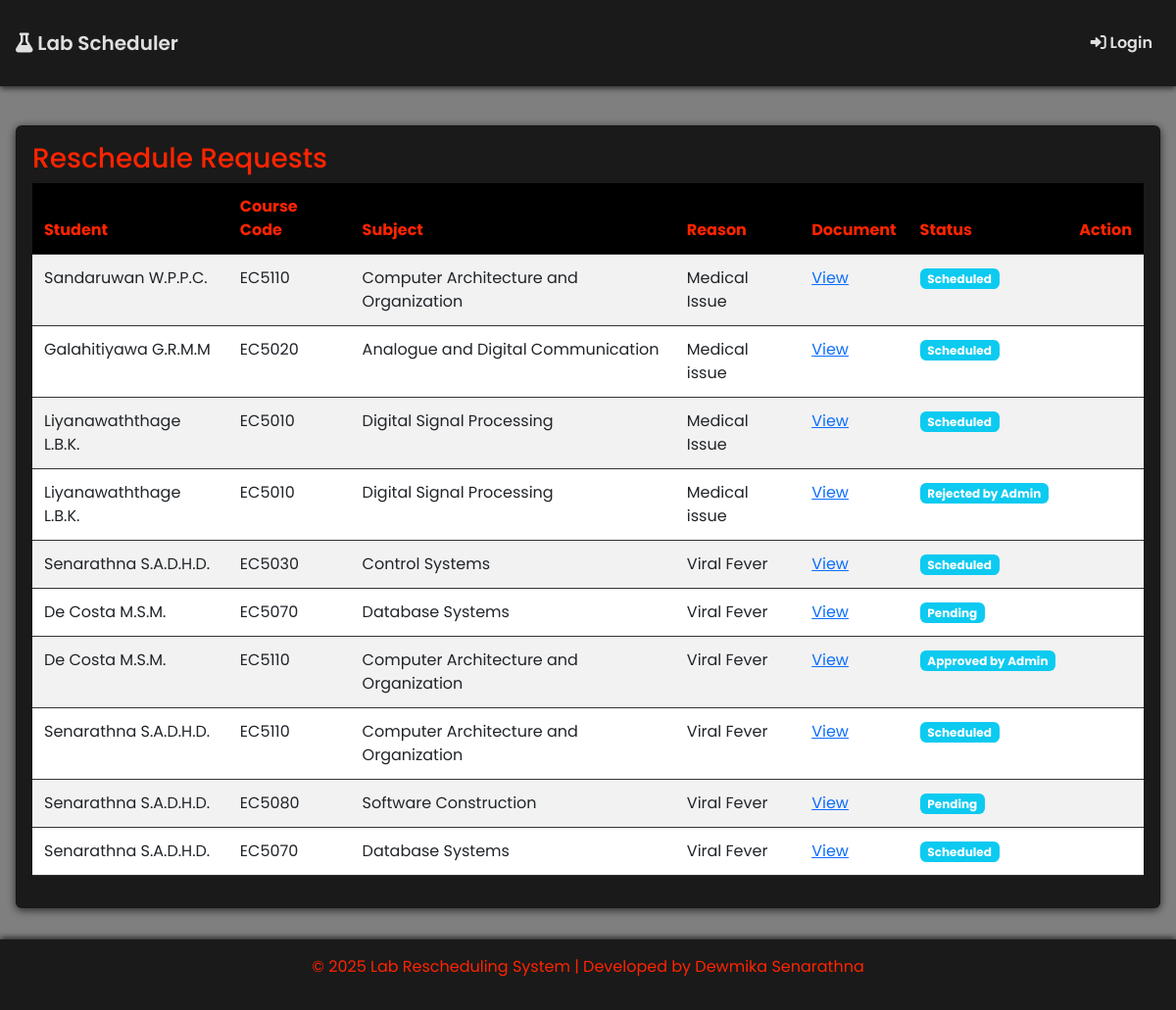
Screenshot of /review_requests.php with the database file from the repository.
### tables this page shows
CREATE TABLE `reschedule_request` (
  `request_id` int(11) NOT NULL,
  `student_id` int(11) DEFAULT NULL,
  `subject_id` int(11) DEFAULT NULL,
  `original_date` date DEFAULT NULL,
  `reason` text DEFAULT NULL,
  `status` enum('Pending','Approved by Admin','Rejected by Admin','Forwarded by Coordinator','Rejected by Coordinator','Scheduled') DEFAULT 'Pending',
  `medical_form` varchar(255) DEFAULT NULL,
  `created_at` timestamp NOT NULL DEFAULT current_timestamp()
);

CREATE TABLE `users` (
  `user_id` int(11) NOT NULL,
  `name` varchar(100) NOT NULL,
  `email` varchar(100) NOT NULL,
  `password` varchar(100) NOT NULL,
  `role` enum('student','coordinator','instructor','admin') NOT NULL
);

CREATE TABLE `subjects` (
  `subject_id` int(11) NOT NULL,
  `name` varchar(100) DEFAULT NULL,
  `course_code` varchar(100) DEFAULT NULL,
  `coordinator_id` int(11) DEFAULT NULL,
  `department_id` int(11) DEFAULT NULL,
  `semester_id` int(11) DEFAULT NULL
);

### review_requests.php (the view, shortened to what this page needs)
<?php
include '../templates/header.php';
require_once '../includes/db.php';
$query = "
  SELECT r.*, s.course_code, s.name AS subject_name, u.name AS student_name
  FROM reschedule_request r
  JOIN subjects s ON r.subject_id = s.subject_id
  JOIN users u ON r.student_id = u.user_id
";
$query .= " ORDER BY r.created_at DESC";
$result = $conn->query($query);
?>
<div class="card">
  <h3>Reschedule Requests</h3>
  <div class="table-responsive">
    <table class="table table-striped">
      <thead>
        <tr>
          <th>Student</th>
          <th>Course Code</th>
          <th>Subject</th>
          <th>Reason</th>
          <th>Document</th>
          <th>Status</th>
          <th>Action</th>
        </tr>
      </thead>
      <tbody>
        <?php while ($row = $result->fetch_assoc()): ?>
          <tr>
            <td><?= htmlspecialchars($row['student_name']) ?></td>
            <td><?= htmlspecialchars($row['course_code']) ?></td>
            <td><?= htmlspecialchars($row['subject_name']) ?></td>
            <td><?= htmlspecialchars($row['reason']) ?></td>
            <td>
              <?php if ($row['medical_form']): ?>
                <a href="../<?= $row['medical_form'] ?>" target="_blank">View</a>
              <?php else: ?>
                N/A
              <?php endif; ?>
            </td>
            <td><span class="badge bg-info"><?= htmlspecialchars($row['status']) ?></span></td>
            <td>
            </td>
          </tr>
        <?php endwhile; ?>
      </tbody>
    </table>
  </div>
</div>
<?php include '../templates/footer.php'; ?>

### header.php (shortened to what this page needs)
<?php
  $dashboardLink = "/lab_rescheduling/pages/index.php";
?>
<!DOCTYPE html>
<html lang="en">
<head>
  <link rel="stylesheet" href="https://cdnjs.cloudflare.com/ajax/libs/font-awesome/6.0.0/css/all.min.css">
  <link href="https://cdn.jsdelivr.net/npm/bootstrap@5.3.0/dist/css/bootstrap.min.css" rel="stylesheet">
  <link rel="stylesheet" href="/lab_rescheduling/assets/css/styles.css">
</head>
<body>
  <nav class="navbar navbar-expand-lg">
    <div class="container">
      <a class="navbar-brand" href="<?= $dashboardLink ?>">
        <i class="fa fa-flask"></i> Lab Scheduler
      </a>
      <div class="collapse navbar-collapse" id="navMenu">
        <ul class="navbar-nav ms-auto">
          <?php if (!empty($_SESSION['user'])): ?>
            <li class="nav-item">
              <a class="nav-link" href="/lab_rescheduling/includes/logout.php">
                <i class="fa fa-sign-out-alt"></i> Logout
              </a>
            </li>
          <?php else: ?>
            <li class="nav-item">
              <a class="nav-link" href="/lab_rescheduling/pages/login.php">
                <i class="fa fa-sign-in-alt"></i> Login
              </a>
            </li>
          <?php endif; ?>
        </ul>
      </div>
    </div>
  </nav>
  <div class="container mt-4">

### footer.php (shortened to what this page needs)
  </div>
  <footer>
    <p>&copy; <?= date("Y") ?> Lab Rescheduling System | Developed by Dewmika Senarathna</p>
  </footer>
</body>
</html>

### styles.css (style rules this page uses)
:root { --bg-dark: #000000; --bg-alt: #1A1A1A; --text-light: #E0E0E0; --text-muted: #FF2400; --accent: #FF2400; --accent-2: #1E90FF; --shadow: rgba(0, 0, 0, 0.7); --radius: 6px; --gap: 1rem; --transition: 0.3s ease; }
* { margin: 0; padding: 0; box-sizing: border-box; }
html, body { height: 100%; }
body { display: flex; flex-direction: column; font-family: 'Poppins', sans-serif; background: linear-gradient(rgba(0,0,0,0.5), rgba(0,0,0,0.5)), url("../img/full-bg.jpg") no-repeat center center fixed; background-size: cover; color: var(--text-light); line-height: 1.5; transition: background var(--transition), color var(--transition); }
.container { flex: 1; max-width: 1200px; margin: 0 auto; padding: var(--gap); }
.navbar { background: var(--bg-alt); box-shadow: 0 2px 6px var(--shadow); }
.navbar-brand, .nav-link { color: var(--text-light) !important; font-weight: 600; transition: color var(--transition); }
form, .card { background: var(--bg-alt); border-radius: var(--radius); box-shadow: 0 2px 8px var(--shadow); padding: var(--gap); margin-bottom: var(--gap); transition: transform var(--transition); color: var(--accent); }
.table { background: var(--bg-alt); color: var(--text-light); }
.table th { background: var(--bg-dark); color: var(--accent); }
.table td, .table th { padding: 0.75rem; border-bottom: 1px solid #333; }
footer { background: var(--bg-alt); text-align: center; padding: var(--gap) 0; box-shadow: 0 -2px 6px var(--shadow); color: var(--text-muted); }

### rows the page displays
reschedule_request: users.name "Sandaruwan W.P.P.C.", subject.course_code "EC5110", subject.name "Computer Architecture and Organization", reason "Medical Issue", status "Scheduled"
reschedule_request: users.name "Galahitiyawa G.R.M.M", subject.course_code "EC5020", subject.name "Analogue and Digital Communication", reason "Medical issue", status "Scheduled"
reschedule_request: users.name "Liyanawaththage L.B.K.", subject.course_code "EC5010", subject.name "Digital Signal Processing", reason "Medical Issue", status "Scheduled"
reschedule_request: users.name "Liyanawaththage L.B.K.", subject.course_code "EC5010", subject.name "Digital Signal Processing", reason "Medical issue", status "Rejected by Admin"
reschedule_request: users.name "Senarathna S.A.D.H.D.", subject.course_code "EC5030", subject.name "Control Systems", reason "Viral Fever", status "Scheduled"
reschedule_request: users.name "De Costa M.S.M.", subject.course_code "EC5070", subject.name "Database Systems", reason "Viral Fever", status "Pending"
reschedule_request: users.name "De Costa M.S.M.", subject.course_code "EC5110", subject.name "Computer Architecture and Organization", reason "Viral Fever", status "Approved by Admin"
reschedule_request: users.name "Senarathna S.A.D.H.D.", subject.course_code "EC5110", subject.name "Computer Architecture and Organization", reason "Viral Fever", status "Scheduled"
reschedule_request: users.name "Senarathna S.A.D.H.D.", subject.course_code "EC5080", subject.name "Software Construction", reason "Viral Fever", status "Pending"
reschedule_request: users.name "Senarathna S.A.D.H.D.", subject.course_code "EC5070", subject.name "Database Systems", reason "Viral Fever", status "Scheduled"
